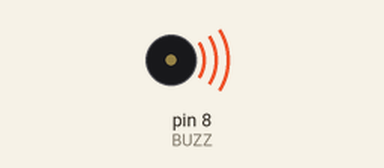
Recording of a sketch running on a simulated Arduino Uno, built with avr-gcc and run on an emulated ATmega328P. Shown: buzzer (waves = sounding).

Above: at 6.25 s.
At 6.6 s:
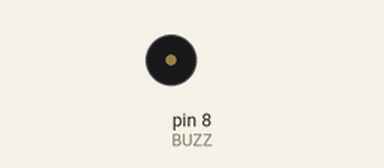
Timing chart, 0 to 8.1 s (numbered marks = the images above):
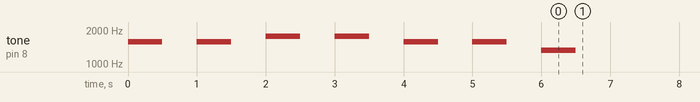

Measured:
- by itself, tone on pin 8 (BUZZ): plays 1568 Hz for 0.50 s, 1568 Hz for 0.50 s, 1760 Hz for 0.50 s, 1760 Hz for 0.50 s, 1568 Hz for 0.50 s, 1568 Hz for 0.50 s … (7 notes in this stretch)

The sketch:

_10_Buzzer_Sing.ino
```cpp
const int BUZZ = 8;
int note[] = {1047, 1175,  1319,  1397,  1568,  1760,  1976, 2093};
         //   도[0] 레[1]   미[2]  파[3]  솔[4],  라[5], 시[6] 도[7]

void setup()
{
  tone(BUZZ, note[4], 500);    // 솔  "학"
  delay(1000);
  tone(BUZZ, note[4], 500);    // 솔  "교"
  delay(1000);
  tone(BUZZ, note[5], 500);    // 라  "종"
  delay(1000);
  tone(BUZZ, note[5], 500);    // 라  "이"
  delay(1000);
  tone(BUZZ, note[4], 500);    // 솔  "땡"
  delay(1000);
  tone(BUZZ, note[4], 500);    // 솔  "땡"
  delay(1000);
  tone(BUZZ, note[2], 500);    // 미  "땡"
}

void loop()
{
}
```
